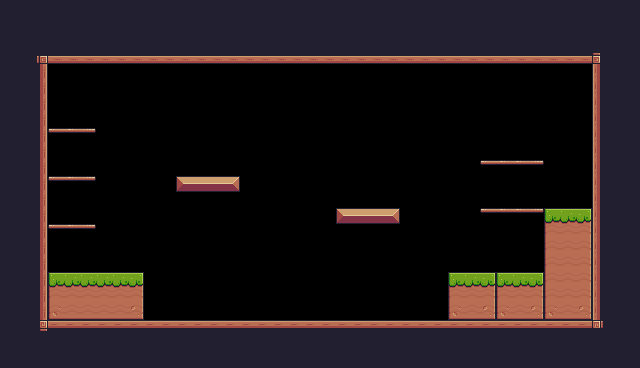

Below is a game level as drawn by its tile map, then a one-line description and the .tmx file that defines it, in full:
An orthogonal 40x23 tile map with 16x16 px tiles, 1 tile layer (Background) and 29 objects (11x fruit, 5x Platform, Player, Saw, Checkpoint, ...).

<map version="1.10" tiledversion="1.10.2" orientation="orthogonal" renderorder="right-down" width="40" height="23" tilewidth="16" tileheight="16" infinite="0" nextlayerid="4" nextobjectid="52">
 <tileset firstgid="1" source="world.tsx" />
 <layer id="1" name="Background" width="40" height="23">
  <properties>
   <property name="Backgroundcolor" value="Gray" />
  </properties>
  <data encoding="csv">
112,112,112,112,112,112,112,112,112,112,112,112,112,112,112,112,112,112,112,112,112,112,112,112,112,112,112,112,112,112,112,112,112,112,112,112,112,112,112,112,
112,112,112,112,112,112,112,112,112,112,112,112,112,112,112,112,112,112,112,112,112,112,112,112,112,112,112,112,112,112,112,112,112,112,112,112,112,112,112,112,
112,112,112,112,112,112,112,112,112,112,112,112,112,112,112,112,112,112,112,112,112,112,112,112,112,112,112,112,112,112,112,112,112,112,112,112,112,112,112,112,
112,112,92,134,134,134,134,134,134,134,134,134,134,134,134,134,134,134,134,134,134,134,134,134,134,134,134,134,134,134,134,134,134,134,134,134,134,93,112,112,
112,112,113,0,0,0,0,0,0,0,0,0,0,0,0,0,0,0,0,0,0,0,0,0,0,0,0,0,0,0,0,0,0,0,0,0,0,111,112,112,
112,112,113,0,0,0,0,0,0,0,0,0,0,0,0,0,0,0,0,0,0,0,0,0,0,0,0,0,0,0,0,0,0,0,0,0,0,111,112,112,
112,112,113,0,0,0,0,0,0,0,0,0,0,0,0,0,0,0,0,0,0,0,0,0,0,0,0,0,0,0,0,0,0,0,0,0,0,111,112,112,
112,24,113,0,0,0,0,0,0,0,0,0,0,0,0,0,0,0,0,0,0,0,0,0,0,0,0,0,0,0,0,0,0,0,0,0,0,111,112,112,
112,24,113,40,41,42,0,0,0,0,0,0,0,0,0,0,0,0,0,0,0,0,0,0,0,0,0,0,0,0,0,0,0,0,0,0,0,111,112,112,
112,24,113,0,0,0,0,0,0,0,0,0,0,0,0,0,0,0,0,0,0,0,0,0,0,0,0,0,0,0,0,0,0,0,0,0,0,111,112,112,
112,112,113,0,0,0,0,0,0,0,0,0,0,0,0,0,0,0,0,0,0,0,0,0,0,0,0,0,0,0,40,41,41,42,0,0,0,111,112,112,
112,112,113,40,41,42,0,0,0,0,0,13,14,14,15,0,0,0,0,0,0,0,0,0,0,0,0,0,0,0,0,0,0,0,0,0,0,111,112,112,
112,112,113,0,0,0,0,0,0,0,0,0,0,0,0,0,0,0,0,0,0,0,0,0,0,0,0,0,0,0,0,0,0,0,0,0,0,111,112,112,
112,112,113,0,0,0,0,0,0,0,0,0,0,0,0,0,0,0,0,0,0,13,14,14,15,0,0,0,0,0,40,41,41,42,7,8,9,111,112,112,
112,112,113,40,41,42,0,0,0,0,0,0,0,0,0,0,0,0,0,0,0,0,0,0,0,0,0,0,0,0,0,0,0,0,29,30,31,111,112,112,
112,112,113,0,0,0,0,0,0,0,0,0,0,0,0,0,0,0,0,0,0,0,0,0,0,0,0,0,0,0,0,0,0,0,29,30,31,111,112,112,
112,112,113,0,0,0,0,0,0,0,0,0,0,0,0,0,0,0,0,0,0,0,0,0,0,0,0,0,0,0,0,0,0,0,29,30,31,111,112,112,
112,112,113,7,8,8,8,8,9,0,0,0,0,0,0,0,0,0,0,0,0,0,0,0,0,0,0,0,7,8,9,7,8,9,29,30,31,111,112,112,
112,112,113,29,30,30,30,30,31,0,0,0,0,0,0,0,0,0,0,0,0,0,0,0,0,0,0,0,29,30,31,29,30,31,29,30,31,111,112,112,
112,112,113,51,52,52,52,52,53,0,0,0,0,0,0,0,0,0,0,0,0,0,0,0,0,0,0,0,51,52,53,51,52,53,51,52,53,111,112,112,
112,112,114,90,90,90,90,90,90,90,90,90,90,90,90,90,90,90,90,90,90,90,90,90,90,90,90,90,90,90,90,90,90,90,90,90,90,115,112,112,
112,112,112,112,112,112,112,112,112,112,112,112,112,112,112,112,112,112,112,112,112,112,112,112,112,112,112,112,112,112,112,112,112,112,112,112,112,112,112,112,
112,112,112,112,112,112,112,112,112,112,112,112,112,112,112,112,112,112,112,112,112,112,112,112,112,112,112,112,112,112,112,112,112,112,112,112,112,112,112,112
</data>
 </layer>
 <objectgroup id="3" name="Collisions">
  <object id="6" x="32" y="48" width="16" height="288" />
  <object id="7" x="48" y="48" width="544" height="16" />
  <object id="8" x="592" y="48" width="16" height="288" />
  <object id="9" x="48" y="320" width="544" height="16" />
  <object id="10" x="48" y="272" width="96" height="48" />
  <object id="12" x="176" y="176" width="64" height="16" />
  <object id="13" x="448" y="272" width="96" height="48" />
  <object id="14" x="336" y="208" width="64" height="16" />
  <object id="25" type="Platform" x="480" y="208" width="64" height="16" />
  <object id="26" type="Platform" x="480" y="160" width="64" height="16" />
  <object id="27" type="Platform" x="48" y="176" width="48" height="16" />
  <object id="28" type="Platform" x="48" y="128" width="48" height="16" />
  <object id="29" type="Platform" x="48" y="224" width="48" height="16" />
  <object id="50" x="544" y="208" width="48" height="112" />
 </objectgroup>
 <objectgroup id="2" name="SpawnLayer" class="Player">
  <object id="3" name="Player" type="Player" x="112" y="240" width="32" height="32" />
  <object id="30" name="Bananas" type="fruit" x="64" y="96" width="32" height="32" />
  <object id="33" name="Orange" type="fruit" x="64" y="144" width="32" height="32" />
  <object id="34" name="Apple" type="fruit" x="64" y="192" width="32" height="32" />
  <object id="35" name="Cherries" type="fruit" x="176" y="144" width="32" height="32" />
  <object id="36" name="Cherries" type="fruit" x="208" y="144" width="32" height="32" />
  <object id="37" name="Cherries" type="fruit" x="192" y="112" width="32" height="32" />
  <object id="38" name="Cherries" type="fruit" x="336" y="176" width="32" height="32" />
  <object id="39" name="Cherries" type="fruit" x="368" y="176" width="32" height="32" />
  <object id="40" name="Cherries" type="fruit" x="352" y="144" width="32" height="32" />
  <object id="41" name="Kiwi" type="fruit" x="496" y="128" width="32" height="32" />
  <object id="42" name="Cherries" type="fruit" x="496" y="176" width="32" height="32" />
  <object id="45" type="Saw" x="288" y="128" width="32" height="32">
   <properties>
    <property name="isVertical" type="bool" value="true" />
    <property name="offNeg" type="float" value="4" />
    <property name="offPos" type="float" value="3" />
   </properties>
  </object>
  <object id="49" type="Checkpoint" x="528" y="144" width="64" height="64" />
  <object id="51" name="Chicken" type="Chicken" x="352" y="288" width="32" height="32">
   <properties>
    <property name="offNeg" type="float" value="12" />
    <property name="offPos" type="float" value="5" />
   </properties>
  </object>
 </objectgroup>
</map>
